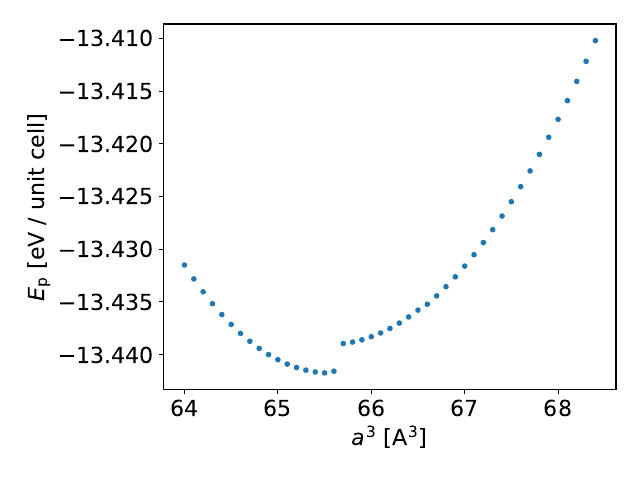

Python code for this plot:
import numpy as np
import matplotlib as mpl
from matplotlib import pyplot as plt
import struct

### for plotting nice plots ###
width = 6
height = width/1.5
fsize = 16
font = {'size': fsize}    
mpl.rc('font', **font)
mpl.rc('xtick', labelsize=fsize)
mpl.rc('ytick', labelsize=fsize)
mpl.rc('text', usetex=False)

### read files generated by C ###
potential_energy = np.fromfile('potential_energy.txt', sep='\n')
a0 = np.fromfile('a0.txt', sep='\n')

### plot E(a) ###
fig, ax = plt.subplots()
ax.plot(a0**3, potential_energy, '.')
ax.set_xlabel(r'$a^3$ [A$^3$]')
ax.set_ylabel(r'$E_\mathrm{p}$ [eV / unit cell]')

#plt.legend()
plt.tight_layout()
filename = f'plot_task1.pdf'
plt.savefig(filename)
plt.show()